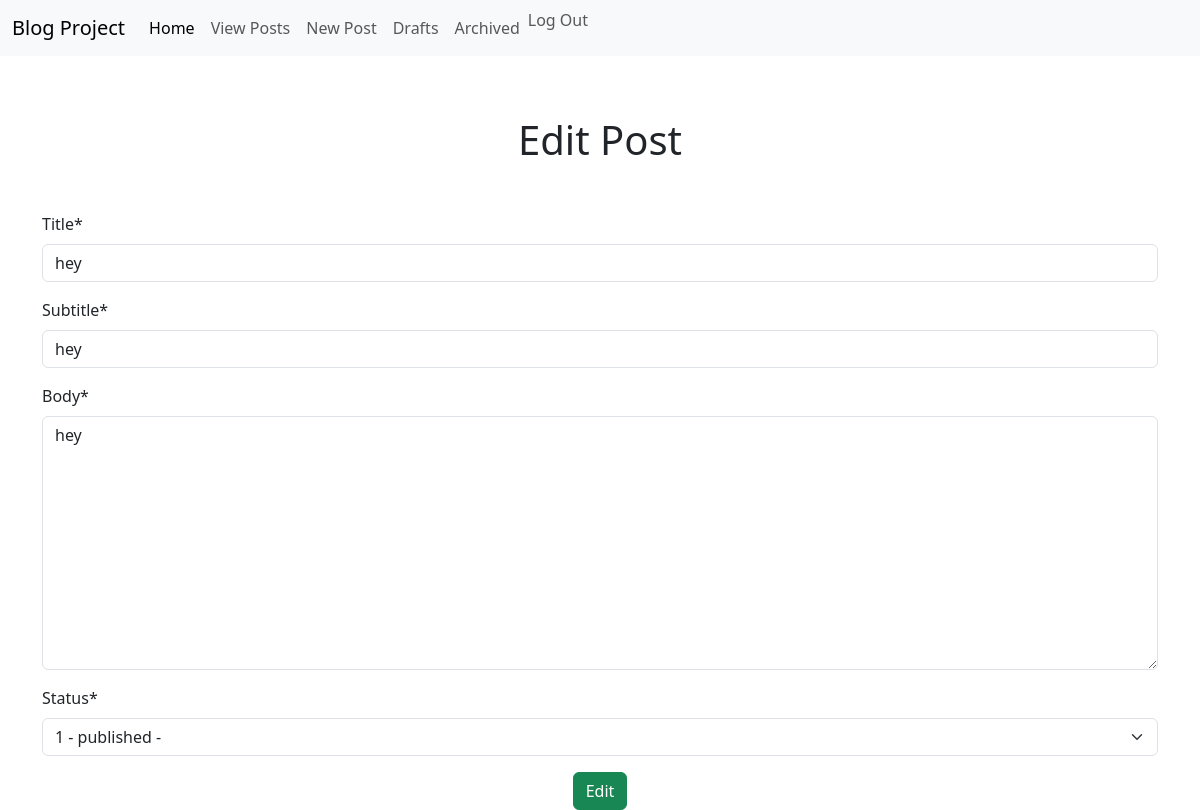
/posts/update/3/ (signed in), run on the app's committed database.
### posts/models.py (models this page shows, shortened)
class Post(models.Model):
    title = models.CharField(max_length=128)
    subtitle = models.CharField(max_length=256)
    body = models.TextField()
    author = models.ForeignKey(
        get_user_model(),
        on_delete=models.CASCADE
    )
    status = models.ForeignKey(
        Status,
        on_delete=models.CASCADE
    )
    created_on = models.DateTimeField(auto_now_add=True)

### posts/views.py (the view)
# urls.py: path("update/<int:pk>/", PostUpdateView.as_view(), name="post_update"),
class PostUpdateView(LoginRequiredMixin, UserPassesTestMixin, UpdateView):
    template_name = "posts/edit.html"
    model = Post
    fields = ["title", "subtitle", "body", "status"]
    def test_func(self):
        post = self.get_object()
        if self.request.user.is_authenticated and self.request.user == post.author:
            return True
        raise PermissionDenied

### posts/models.py (called while the page is built)
    def __str__(self):
        return f"{self.id} - {self.name} - {self.description}"

### templates/posts/edit.html (shortened to what this page needs)
{% extends 'base.html' %}
{% load crispy_forms_tags %}
{% block content %}
  <div class="container">
    <h1 class="m-5 text-center">Edit Post</h1>
    <form method="post">
      {{ form|crispy }}
      <input type="submit" value="Edit" class="btn btn-success d-block mx-auto">
    </form>
  </div>
{% endblock %}

### data on the page
Post: title "hey", subtitle "hey", body "hey", status "1 - published -"
